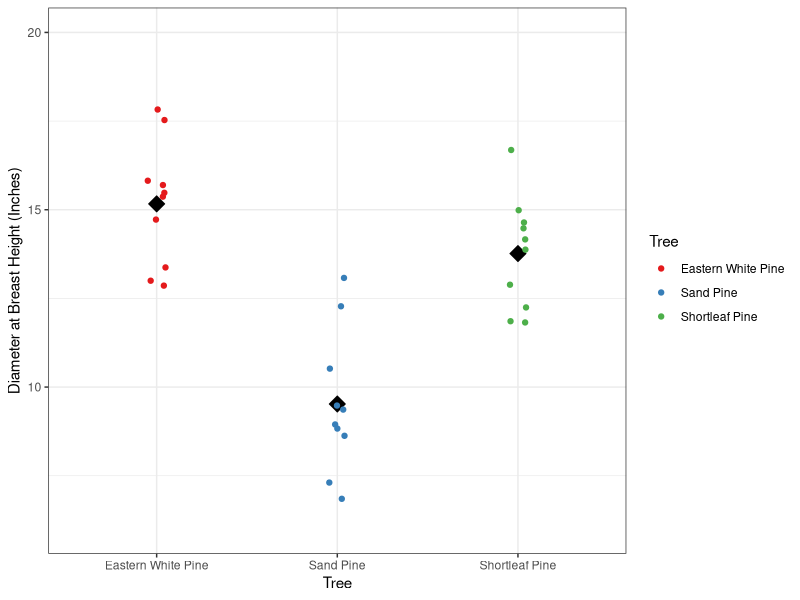
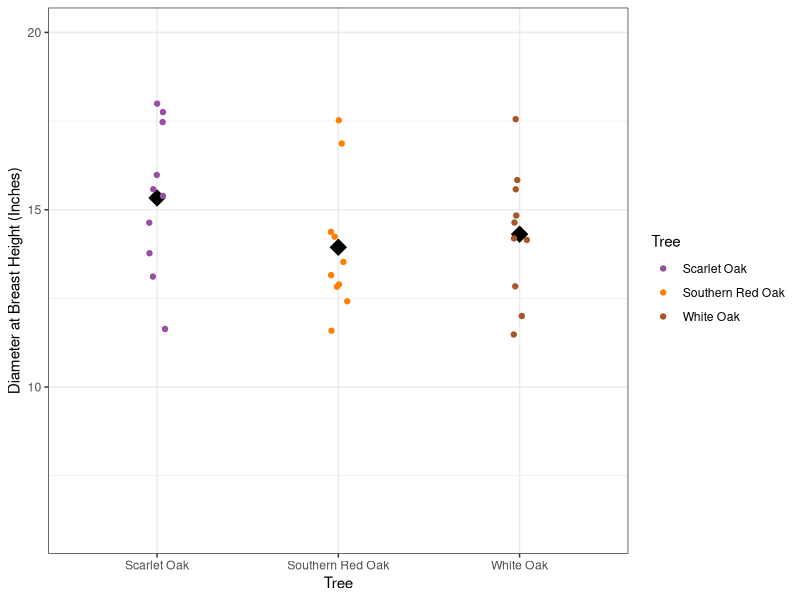
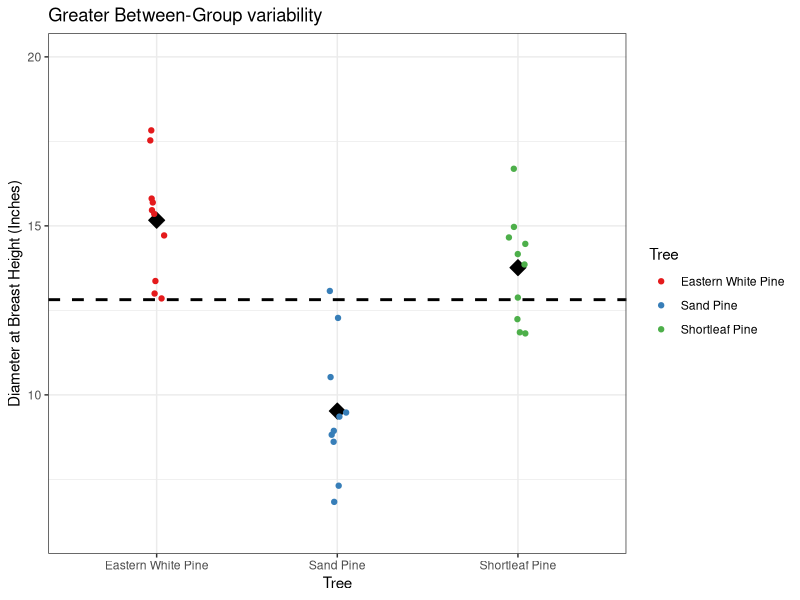
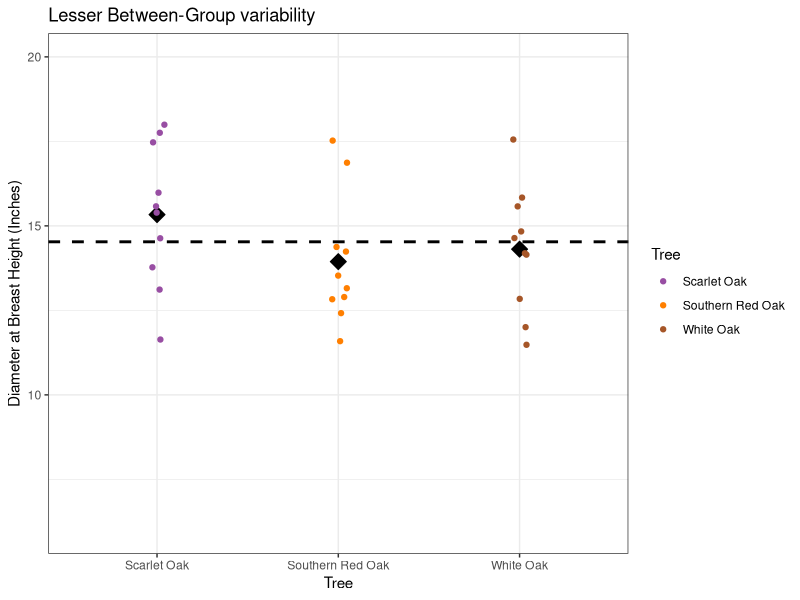
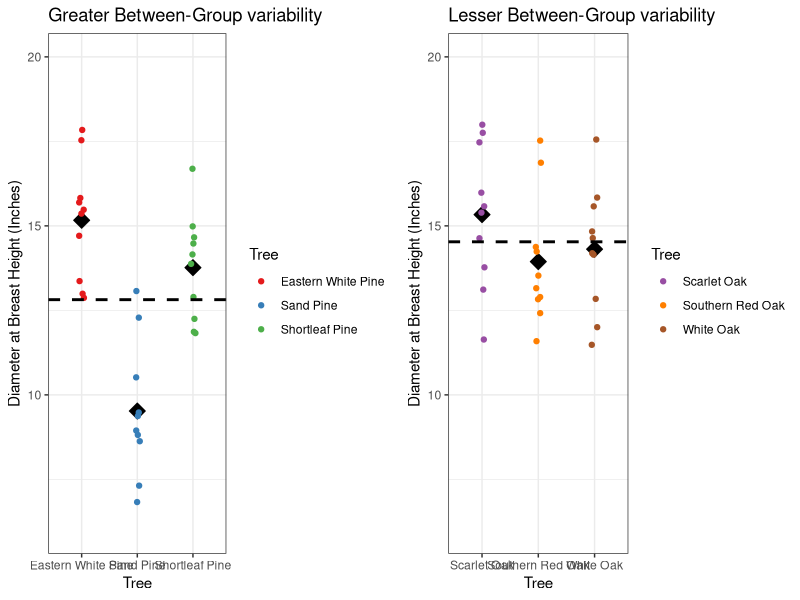

R code for these plots, in order:
############ Prereqs ############
options(stringsAsFactors = FALSE, scipen = 600)
oldPar <- par()
os <- Sys.info()["sysname"]
baseDir <- ifelse(os == "Windows", "C:/Users/ptrainor/gdrive", "~/gdrive")

library(tidyverse)
library(ggrepel)

setwd(paste0(baseDir, "/iTeach/AST_505/myLectures/lecture14_ANOVA"))

############ ANOVA example ############
df1 <- expand.grid(Tree = c("Shortleaf Pine", "Sand Pine", "Eastern White Pine"), replication = 1:10, stringsAsFactors = FALSE)
df1$dbh <- NA
set.seed(1)
df1$dbh[df1$Tree == "Shortleaf Pine"] <- rnorm(10, 13.5, 2)
set.seed(2)
df1$dbh[df1$Tree == "Sand Pine"] <- rnorm(10, 9.1, 2)
set.seed(3)
df1$dbh[df1$Tree == "Eastern White Pine"] <- rnorm(10, 15.3, 2)

df2 <- expand.grid(Tree = c("Scarlet Oak", "Southern Red Oak", "White Oak"), replication = 1:10, stringsAsFactors = FALSE)
df2$dbh <- NA
set.seed(4)
df2$dbh[df2$Tree == "Scarlet Oak"] <- rnorm(10, 14.2, 2)
set.seed(5)
df2$dbh[df2$Tree == "Southern Red Oak"] <- rnorm(10, 14.1, 2)
set.seed(6)
df2$dbh[df2$Tree == "White Oak"] <- rnorm(10, 14.1, 2)

df1 <- rbind(df1, df2)
df1$Tree <- factor(df1$Tree)

lm1 <- lm(dbh ~ Tree, data = df1)

png(filename = "Trees1.png", height = 4, width = 6, units = "in", res = 300)
p1 <- ggplot(df1 %>% filter(Tree %in% c("Shortleaf Pine", "Sand Pine", "Eastern White Pine")), 
       aes(y = dbh, color = Tree, x = Tree)) +
  stat_summary(geom = "point", fun.y = "mean", col = "black", fill = "black", size = 4, shape = 23) +
  geom_jitter(size = 1.5, width = .05) + theme_bw() + labs(y = "Diameter at Breast Height (Inches)") + ylim(6, 20) +
  scale_color_manual(values = RColorBrewer::brewer.pal(7, "Set1")[1:3])
show(p1)
dev.off()

png(filename = "Trees2.png", height = 4, width = 6, units = "in", res = 300)
p2 <- ggplot(df1 %>% filter(Tree %in% c("Scarlet Oak", "Southern Red Oak", "White Oak")), 
       aes(y = dbh, color = Tree, x = Tree)) +
  stat_summary(geom = "point", fun.y = "mean", col = "black", fill = "black", size = 4, shape = 23) +
  geom_jitter(size = 1.5, width = .05) + theme_bw() + labs(y = "Diameter at Breast Height (Inches)") + ylim(6, 20) +
  scale_color_manual(values = RColorBrewer::brewer.pal(7, "Set1")[c(4,5, 7)])
show(p2)
dev.off()

df1 %>% filter(Tree %in% c("Shortleaf Pine", "Sand Pine", "Eastern White Pine")) %>% summarise(mean(dbh)) %>% as.data.frame()
df1 %>% filter(Tree %in% c("Scarlet Oak", "Southern Red Oak", "White Oak")) %>% summarise(mean(dbh)) %>% as.data.frame()

png(filename = "Trees1b.png", height = 4, width = 6, units = "in", res = 300)
p1b <- p1 + geom_hline(yintercept = 12.81748, lwd = 1, lty = 2) + ggtitle("Greater Between-Group variability")
show(p1b)
dev.off()

png(filename = "Trees2b.png", height = 4, width = 6, units = "in", res = 300)
p2b <- p2 + geom_hline(yintercept = 14.52869, lwd = 1, lty = 2) + ggtitle("Lesser Between-Group variability")
show(p2b)
dev.off()

png(filename = "Trees3.png", height = 4*1.2, width = 10*1.2, units = "in", res = 300)
gridExtra::grid.arrange(p1b, p2b, nrow = 1) 
dev.off()

df3 <- df1 
set.seed(8)
df3$dbh <- rnorm(60, 14.1, 2)
df3 %>% group_by(Tree) %>% summarize(vars = var(dbh)) %>% summarize(mean(vars))

df3 %>% group_by(Tree) %>% summarize(means = mean(dbh)) %>% summarize(var(means)) 

anova1 <- aov(dbh ~ Tree, data = df3)
summary(anova1)
